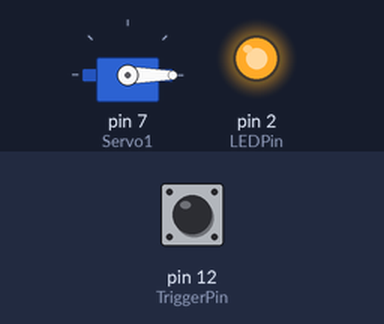
The sketch below on a simulated Arduino Uno, built with avr-gcc and run on an emulated ATmega328P. Parts: servo, output pins drawn as LEDs (lit = HIGH). Dashed ring = blinking. Inputs (shaded band) come from the test bench; at power-on: pin 12 (TriggerPin) HIGH.

Above: at 1.2 s.
1.3 s: pin 12 (TriggerPin) pulled LOW for 0.15 s
At 1.52 s:
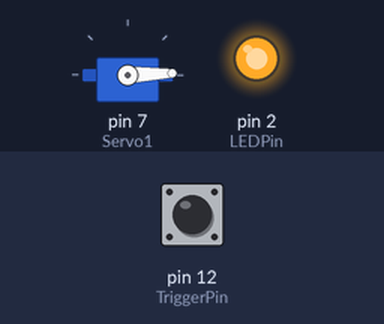
2.9 s: pin 12 (TriggerPin) pulled LOW for 3.2 s
At 3.12 s:
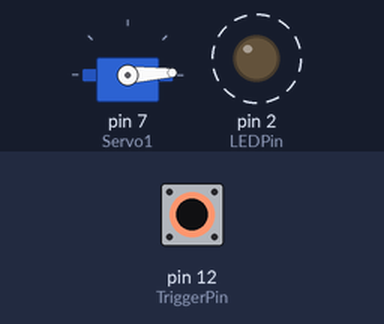
At 4.65 s:
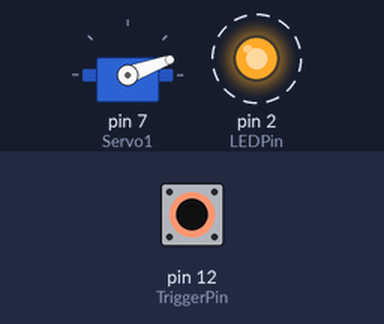
Timing chart, 0 to 10.8 s (numbered marks = the images above; inputs shaded):
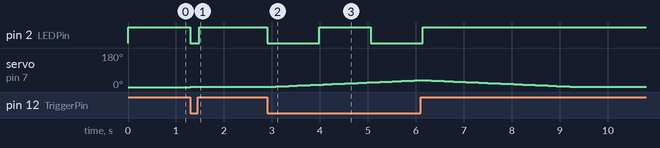

The sketch:

GradeCrossing.ino
```cpp
/*
Grade Crossing

Ties together the blinking lights and servomotor sweep,
along with reading an input, to drive a grade crossing.
The servo simulates a crossing arm.

The sequence is a bit stylized to keep the code manageable
for the clinic.
*/

#include <Servo.h>
Servo Servo1;

int pos;
int MaxPos   = 90;   // max position in degrees
int ServoPos;        // where the servo is in it's sweep
int StepTime = 90;   // time between steps
int ServoTime;       // time since last step

const int TriggerPin = 12;  //Digitial input D12
int Trigger;

int BlinkRate = 1000;  //rate at which the LED blinks
int LEDTime;
int Delta = 90;    // number of msec for each loop iteration
int LEDPin = 2;
boolean LEDState;

void setup()
{
  pinMode( TriggerPin, INPUT_PULLUP);
  //tell the Arduino & the servo driver that the servo is connected to pin 7
  Servo1.attach(7);
  Servo1.write( 0 );   // ensure the crossing gate is raised
  ServoPos = 0;
  LEDState = false;    // LED starts off
  pinMode ( LEDPin, OUTPUT );
  digitalWrite ( LEDPin, HIGH );
  } // end of setup

void loop()
{
  //poll, looking for a LOW to start the sequence
  do
  {
    Trigger = digitalRead( TriggerPin );
  }
  while( Trigger == HIGH );

  //start the sequence
  ServoTime  = StepTime;   // initialize the crossing arm timer
  LEDTime    = 0;          // go into the routine with the LED off, so it will turn on
  LEDState   = false;
  ServoPos   = 0;         // crossing arm raised position
  do
    {
    // see if we need to change the stat of the LED
    LEDTime = LEDTime - Delta;
    if( LEDTime <= 0 )
      {
        LEDState = !LEDState;  //LED to other state; on or off
        if (LEDState)
        {
          digitalWrite ( LEDPin, LOW );
        }
        else
        {
          digitalWrite ( LEDPin, HIGH );
        }
        LEDTime = BlinkRate;  //load up the next blink cycle
      }

    //see if we need to change the state of the crossing arm
    ServoTime = ServoTime - Delta;
    if( ServoTime <= 0 )
      {
        //if arm not at down position, move it
        if( ServoPos < MaxPos )
          {
            ServoPos++;
            Servo1.write( ServoPos );
            // and reset the timer for the next step
            ServoTime = StepTime;
          }
      }
    delay ( Delta );
    Trigger = digitalRead( TriggerPin );
    }
  while ( Trigger == LOW );

  //switch has been released, turn off the light and raise the arm
  digitalWrite( LEDPin, HIGH );

  for( int pos = ServoPos; pos >=1; pos--)
  {
    Servo1.write(pos);
    delay( StepTime );
  }


} // end of loop
```

Measured:
- after the input at 1.3 s, pin 2 (LEDPin): HIGH → LOW at once, → HIGH 0.18 s later; servo on pin 7 (Servo1): 0° → 1° at once, → 2° 0.09 s later, → 1° 0.18 s later
- after the input at 2.9 s, pin 2 (LEDPin): alternates HIGH for 1.1 s and LOW for 1.1 s, 4 changes in all, then stays HIGH, starting at once; servo on pin 7 (Servo1): rises from 1° to 36° in 3.1 s, then falls to 1° in 3.2 s
